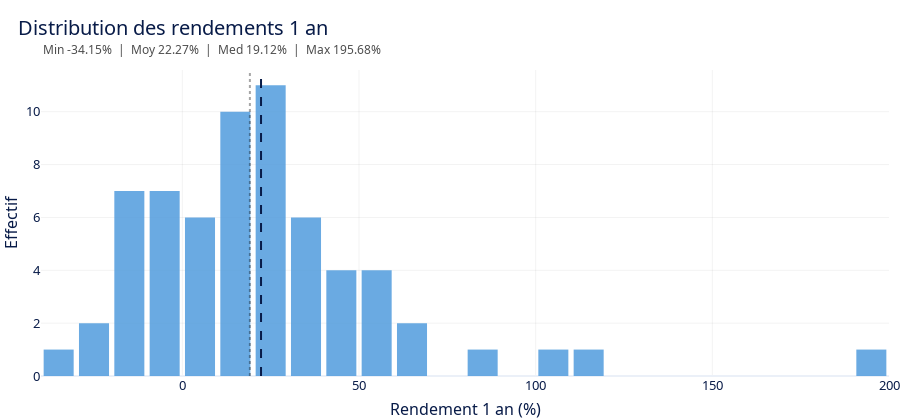

Write notebook code for a chart like this one.
### Markdown cell above
## 2) Analyse de performance

---

### 2.1) Distribution des rendements 1 an

### Code cell
universe = actions.copy()
col_ret = "1 Year Total Return - Previous"

s = universe[col_ret].astype(float).dropna()
ret_min, ret_max, ret_mean, ret_med = float(s.min()), float(s.max()), float(s.mean()), float(s.median())

# Histogramme plus léger et plus fin
fig_perf_dist = px.histogram(
    universe,
    x=col_ret,
    nbins=35,  # plus de bacs → barres plus fines
    template="plotly_white",
    color_discrete_sequence=[COLORS["secondary"]],
)
fig_perf_dist.update_traces(
    marker_line_width=0,
    opacity=0.85
)

# Lignes de moyenne / médiane
fig_perf_dist.add_vline(x=ret_med, line_dash="dot", line_color="rgba(0,0,0,0.35)")
fig_perf_dist.add_vline(x=ret_mean, line_dash="dash", line_color=COLORS["primary"])

# Style & mise en page
fig_perf_dist = apply_plotly_style(fig_perf_dist, title="Distribution des rendements 1 an")
fig_perf_dist.update_layout(
    xaxis_title="Rendement 1 an (%)",
    yaxis_title="Effectif",
    margin=dict(l=0, r=0, t=70, b=40),  # ↑ espace haut pour le titre / ↑ bas pour le padding
    height=420,
    bargap=0.15,  # plus d'espace entre les barres
    annotations=[
        dict(
            text=f"Min {ret_min:.2f}%  |  Moy {ret_mean:.2f}%  |  Med {ret_med:.2f}%  |  Max {ret_max:.2f}%",
            xref="paper", yref="paper", x=0.0, y=1.10, showarrow=False,
            font=dict(family="Noto Sans, Arial", size=12, color="rgba(0,0,0,0.7)")
        )
    ]
)

fig_perf_dist.show()

### Figure 1 — Plotly figure (JSON) as saved in the notebook; plotly's stock layout.template omitted (floating-point values rounded to 4 significant figures)
{"data": [{"bingroup": "x", "hovertemplate": "1 Year Total Return - Previous=%{x}<br>count=%{y}<extra></extra>", "legendgroup": "", "marker": {"color": "rgb(81, 156, 221)", "line": {"width": 0}, "pattern": {"shape": ""}}, "name": "", "nbinsx": 35, "opacity": 0.85, "orientation": "v", "showlegend": false, "type": "histogram", "x": [-17.37, 17.0, -5.818, 3.053, 37.86, 10.99, -5.356, 48.5, 34.45, 21.36, 12.73, 31.99, 26.57, 51.42, -34.15, 22.54, 57.66, 30.77, -19.08, -7.58, -16.33, 10.07, 23.64, -6.788, 112.9, 25.61, -15.27, -25.72, -10.61, 10.48, 19.83, -25.77, 3.481, 40.4, 2.214, 20.92, 66.83, 3.276, 52.7, 18.02, 1.756, 49.1, 109.1, -10.18, 21.5, 3.506, 28.53, 25.95, 195.7, 18.41, -4.709, -16.01, -3.661, -6.341, 26.81, 27.81, 62.94, 52.17, 32.03, 13.46, 45.49, 30.38, 13.67, 80.64], "xaxis": "x", "yaxis": "y"}], "layout": {"annotations": [{"font": {"color": "rgba(0,0,0,0.7)", "family": "Noto Sans, Arial", "size": 12}, "showarrow": false, "text": "Min -34.15%  |  Moy 22.27%  |  Med 19.12%  |  Max 195.68%", "x": 0, "xref": "paper", "y": 1.1, "yref": "paper"}], "bargap": 0.15, "barmode": "relative", "font": {"color": "rgb(8, 27, 72)", "family": "Noto Sans, Arial", "size": 13}, "height": 420, "legend": {"tracegroupgap": 0}, "margin": {"b": 40, "l": 0, "r": 0, "t": 70}, "paper_bgcolor": "rgb(255, 255, 255)", "plot_bgcolor": "rgb(255, 255, 255)", "shapes": [{"line": {"color": "rgba(0,0,0,0.35)", "dash": "dot"}, "type": "line", "x0": 19.12, "x1": 19.12, "xref": "x", "y0": 0, "y1": 1, "yref": "y domain"}, {"line": {"color": "rgb(8, 27, 72)", "dash": "dash"}, "type": "line", "x0": 22.27, "x1": 22.27, "xref": "x", "y0": 0, "y1": 1, "yref": "y domain"}], "title": {"font": {"color": "rgb(8, 27, 72)", "family": "Noto Sans, Arial", "size": 20}, "text": "Distribution des rendements 1 an", "x": 0.02, "xanchor": "left"}, "xaxis": {"anchor": "y", "domain": [0, 1], "gridcolor": "rgba(0,0,0,0.05)", "mirror": true, "showgrid": true, "title": {"text": "Rendement 1 an (%)"}}, "yaxis": {"anchor": "x", "domain": [0, 1], "gridcolor": "rgba(0,0,0,0.05)", "mirror": true, "showgrid": true, "title": {"text": "Effectif"}}}}
